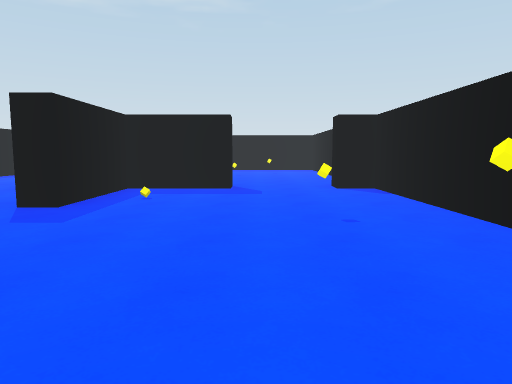
View 1 (above)

16 first-person views from a walk through a 3-D level made in the Unity game engine. The camera is 1.3 m above the floor, tilts 6° down and sees 70° across. Doors are open. The floor is counted in squares, 2 m on a side. Each view is taken from the middle of a square. On the plan, view 1 faces up. The plan holds only what a view shows up to about 11 squares ahead; the rest is blank. The player character is not drawn. Some animated figures are left out.

View 2
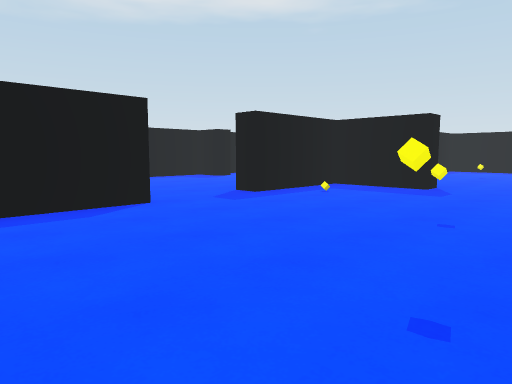

View 3
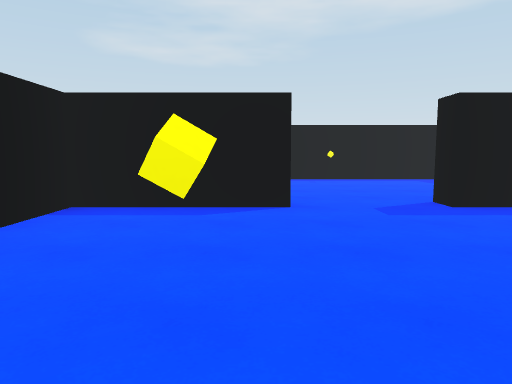

View 4
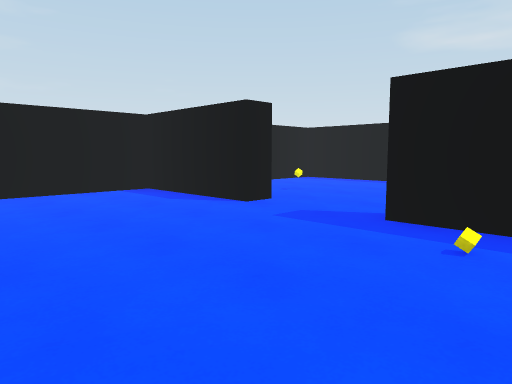

View 5
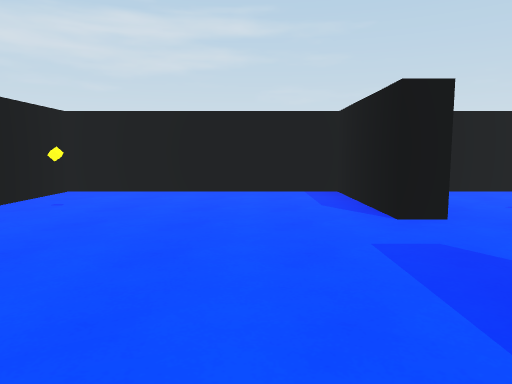

View 6
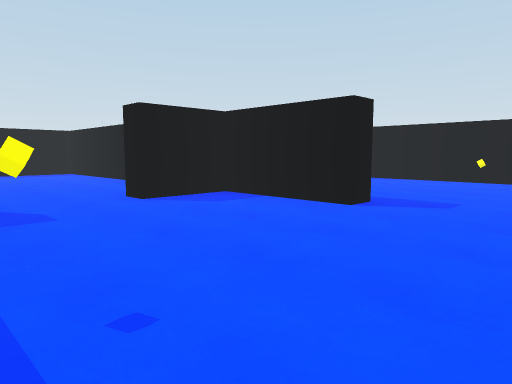

View 7
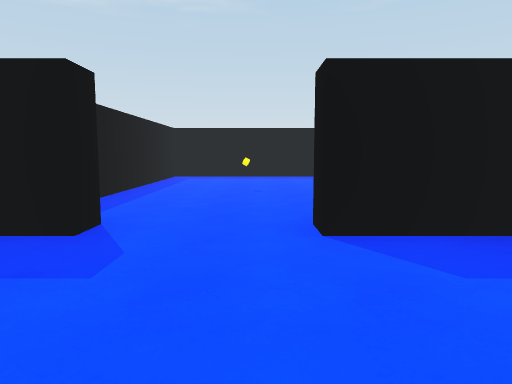

View 8
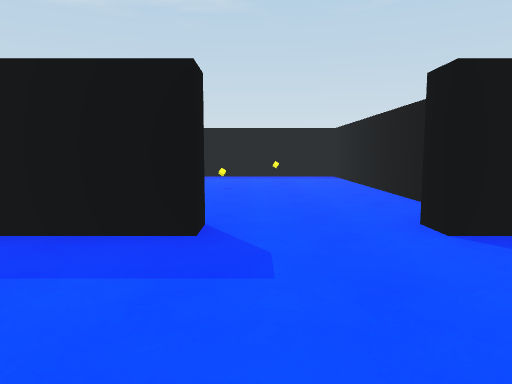

View 9
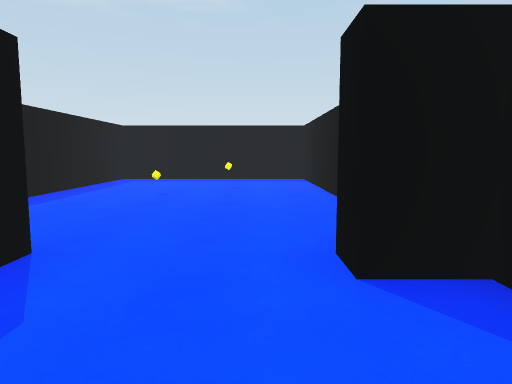

View 10
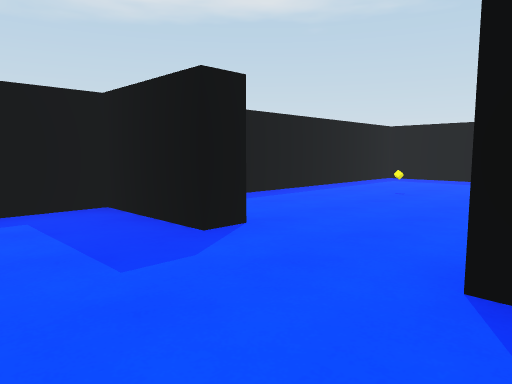

View 11
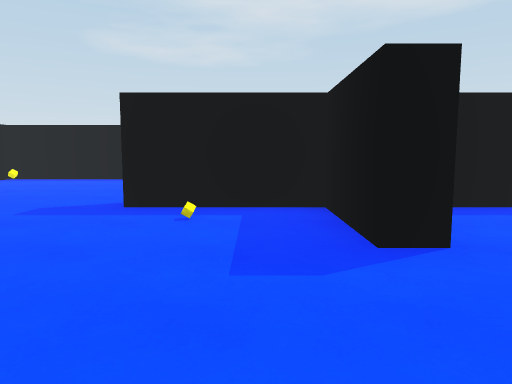

View 12
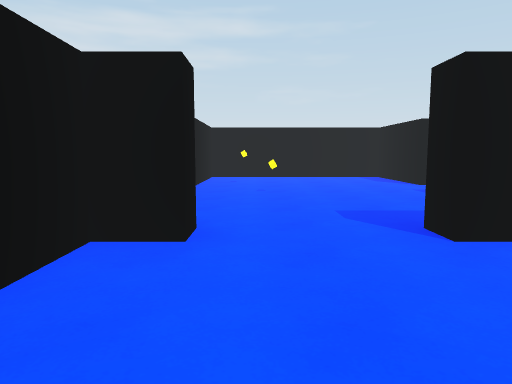

View 13
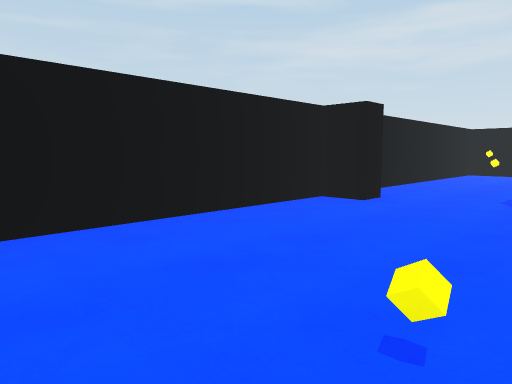

View 14
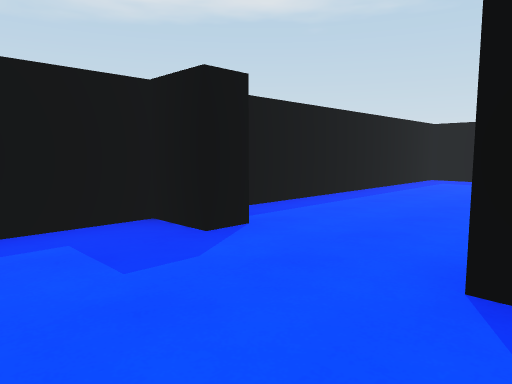

View 15
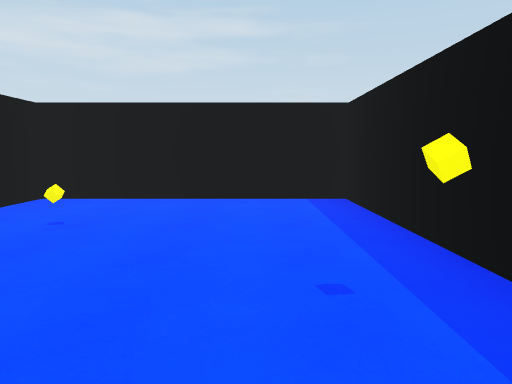

View 16
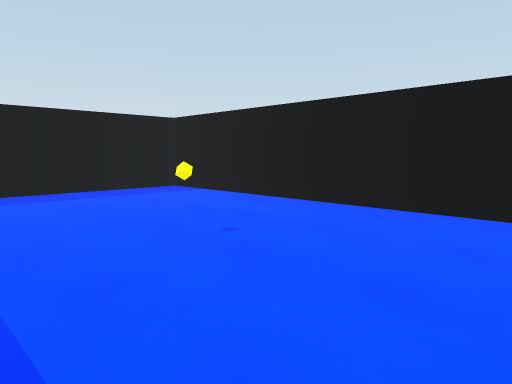

### Floor plan
Ten units are one square. View 1 is at (0, 0); x grows to the right and y downward. Boxes are objects, and circles mark ways between rooms. Rooms are numbered by the first view taken in them; rooms with no view inside come last. Other rooms are left out.
<svg viewBox="-78 -149 105 157">
<path fill="none" stroke="#000" d="M-30 -24 -24 -24 -24 3 22 3 22 -68 15 -68M-5 -68 -24 -68 -24 -44M-29 -44 -29 -68 -45 -68M-64 -68 -73 -68 -73 3 -29 3 -29 -6M-10 -73 -5 -73M15 -73 22 -73 22 -144 -24 -144 -24 -84M-29 -86 -29 -144 -73 -144 -73 -81"/>
<rect x="-25" y="-55" width="10" height="10" fill="#bbb"><title>yellow cube</title></rect>
<rect x="5" y="-45" width="10" height="10" fill="#bbb"><title>yellow cube</title></rect>
<rect x="-45" y="-25" width="10" height="10" fill="#bbb"><title>yellow cube</title></rect>
<rect x="-15" y="-115" width="10" height="10" fill="#bbb"><title>yellow cube</title></rect>
<rect x="-5" y="-125" width="10" height="10" fill="#bbb"><title>other object</title></rect>
<rect x="-55" y="-115" width="10" height="10" fill="#bbb"><title>yellow cube</title></rect>
<circle cx="-30" cy="-35" r="3" fill="#2a7"/>
<circle cx="5" cy="-70" r="3" fill="#2a7"/>
<circle cx="-55" cy="-70" r="3" fill="#2a7"/>
<text x="0" y="-30">1</text>
<text x="-60" y="-30">2</text>
<text x="0" y="-110">3</text>
<text x="-60" y="-110">4</text>
</svg>
Room 1 opens to room 2. Room 1 opens to room 3. Room 2 opens to room 4.

Where each view was taken, in squares from view 1:
view 1: 0 up, 0 right, facing up
view 2: 0 up, 2 right, facing up-left
view 3: 2 up, 2 right, facing left
view 4: 6 up, 1 right, facing down-left
view 5: 6 up, 1 left, facing down
view 6: 2 up, 7 left, facing up-right
view 7: 4 up, 5 left, facing up
view 8: 4 up, 0 right, facing up
view 9: 5 up, 1 right, facing up
view 10: 5 up, 2 right, facing up-left
view 11: 6 up, 2 right, facing left
view 12: 10 up, 1 right, facing down
view 13: 12 up, 1 left, facing down-right
view 14: 5 up, 4 left, facing up-left
view 15: 5 up, 6 left, facing down
view 16: 8 up, 7 left, facing up-right
